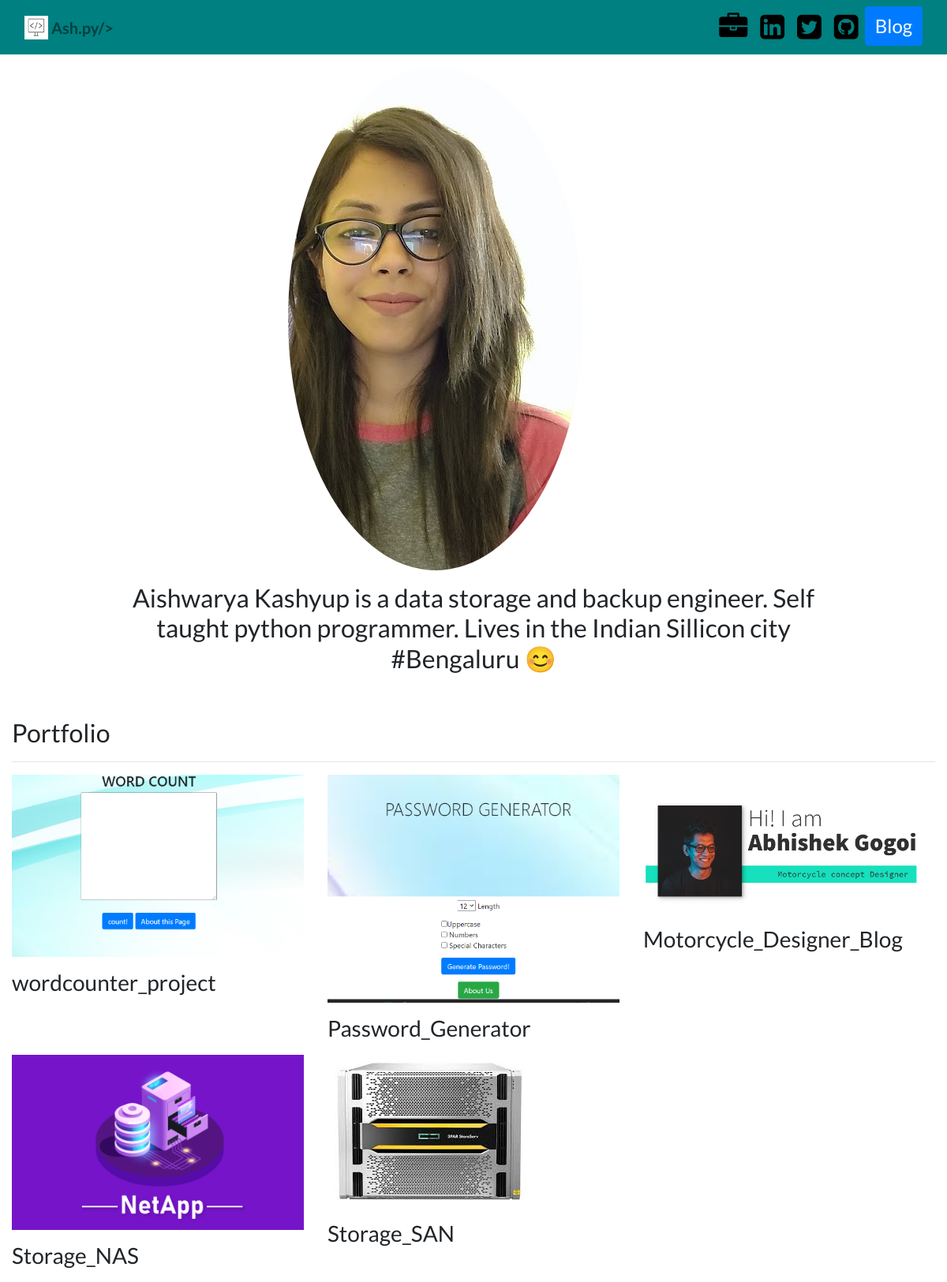
The page / on the database its author committed.
### portfolio/models.py (models this page shows, shortened)
class Project(models.Model):
    title = models.CharField(max_length=100)
    Description = models.CharField(max_length=250)
    image = models.ImageField(upload_to='portfolio/images/')
    url = models.URLField(blank=True)

### portfolio/views.py (the view)
# urls.py: 2. Add a URL to urlpatterns:  path('', views.home, name='home')
def home(request):
    projects = Project.objects.all()
    return render(request, 'portfolio/home.html', {'projects':projects})

### portfolio/templates/portfolio/home.html (shortened to what this page needs)
{% extends "portfolio/base.html" %}
{% load static %}
{% block content %}
<div class="row justify-content-center my-3">
  <div class="col-5" class="parallax">
    <img src="{% static 'portfolio/SKYPE_IMG.jpg' %}" class="rounded-circle" >
  </div>
</div>
<div class="row justify-content-center mb-3">
  <div class="col-md-9 text-center">
    <h3 id="hometext">Aishwarya Kashyup is a data storage and backup engineer. Self taught python programmer. Lives in the Indian Sillicon city #Bengaluru 😊</h3>
  </div>
</div>
<h2 class="mt-5">Portfolio</h2>
<hr>
<div class="row">
  {% for project in projects %}
  <div class="col-lg-4 col-md-6">
    {% if project.url %}
    <a href="{{ project.url }}">
      <img src="{{ project.image.url }}" class="img-fluid mb-3">
    </a>
    {% else %}
    <img src="{{ project.image.url }}" class="img-fluid mb-3">
    {% endif %}
    <h3>{{ project.title }}</h3>
  </div>
  {% endfor %}
</div>
{% endblock %}

### portfolio/templates/portfolio/base.html (shortened to what this page needs)
{% load static %}
<!doctype html>
<html lang="en">
<head>
  <link rel="stylesheet" href="https://stackpath.bootstrapcdn.com/bootstrap/4.4.1/css/bootstrap.min.css">
  <link rel="stylesheet" href="{% static "portfolio/custom.css" %}">
<link rel="stylesheet" href="https://cdnjs.cloudflare.com/ajax/libs/font-awesome/4.7.0/css/font-awesome.min.css">
</head>
<body>
  <nav id="topNav" class="navbar navbar-expand-xl navbar-light" style="background-color:#008080;"  >
    <div class="container">
      <a class="navbar-brand navbar-text"  href="{% url 'home' %}">
        <img src="{% static "portfolio/Logo.png" %}" width="30" height="30" class="d-inline-block align-top" alt="Logo">
        <span><strong>Ash.py/></strong></span>
      </a>
      <div class="collapse navbar-collapse text-center" id="navbarNav">
        <ul class="navbar-nav ml-auto">
          <li class="nav-item">
            <a class="nav-link" data-toggle="tooltip" title="My Resume"  href="{% static "portfolio/Aishwarya_Resume.pdf" %}"><i class="fa fa-briefcase" style="font-size:36px"></i></a>
          </li>
          <li class="nav-item">
            <a class="nav-link" data-toggle="tooltip" title="LinkedIn" href="https://www.linkedin.com/in/aishwarya-kashyup-381b6446/" target="_blank"><i class="fa fa-linkedin-square" style="font-size:36px"></i></a>
          </li>
          <li class="nav-item">
            <a class="nav-link" data-toggle="tooltip" title="Twitter" href="https://twitter.com/ash_kash0492" target="_blank"><i class="fa fa-twitter-square" style="font-size:36px"></i></a>
          </li>
          <li class="nav-item">
            <a class="nav-link" data-toggle="tooltip" title="GitHub" href="https://github.com/Ash0492" target="_blank"><i class="fa fa-github-square" style="font-size:36px"></i></a>
          </li>
          <li>
            <a role="button" href="{% url 'blog:all_blogs' %}" class="btn btn-primary" style="font-size:24px">Blog</a>
          </li>
        </ul>
      </div>
    </div>
  </nav>
  <div class="container">
    {% block content %}{% endblock %}
  </div>
</body>
</html>

### portfolio/static/portfolio/custom.css (style rules this page uses)
.container { margin: auto auto auto auto; max-width: 1200px; }
.navbar-nav .nav-link { color: rgba(0,0,0,1) !important; font-weight: bold; }
body { font-family: 'Lato', sans-serif; font-size: $base-font-size; line-height: $base-line-height; }
@media (min-width: 992px) { #hometext { font-size: 2rem; } }

### rows shown on the page
Project: image (picture), title "wordcounter_project"
Project: image (picture), title "Password_Generator"
Project: image (picture), title "Motorcycle_Designer_Blog"
Project: image (picture), title "Storage_NAS"
Project: image (picture), title "Storage_SAN"
